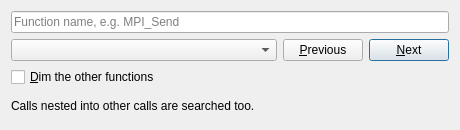
<?xml version="1.0" encoding="UTF-8"?>
<ui version="4.0">
 <class>FindFunctionDialog</class>
 <widget class="QDialog" name="FindFunctionDialog">
  <property name="geometry">
   <rect>
    <x>0</x>
    <y>0</y>
    <width>460</width>
    <height>130</height>
   </rect>
  </property>
  <property name="windowTitle">
   <string>Find function</string>
  </property>
  <layout class="QVBoxLayout" name="verticalLayout">
   <item>
    <widget class="QLineEdit" name="editName">
     <property name="placeholderText">
      <string>Function name, e.g. MPI_Send</string>
     </property>
    </widget>
   </item>
   <item>
    <layout class="QHBoxLayout" name="horizontalLayout">
     <item>
      <widget class="QComboBox" name="comboRank">
       <property name="sizePolicy">
        <sizepolicy hsizetype="Expanding" vsizetype="Fixed">
         <horstretch>1</horstretch>
         <verstretch>0</verstretch>
        </sizepolicy>
       </property>
      </widget>
     </item>
     <item>
      <widget class="QPushButton" name="buttonPrevious">
       <property name="text">
        <string>&amp;Previous</string>
       </property>
      </widget>
     </item>
     <item>
      <widget class="QPushButton" name="buttonNext">
       <property name="text">
        <string>&amp;Next</string>
       </property>
       <property name="default">
        <bool>true</bool>
       </property>
      </widget>
     </item>
    </layout>
   </item>
   <item>
    <widget class="QCheckBox" name="checkDim">
     <property name="text">
      <string>&amp;Dim the other functions</string>
     </property>
    </widget>
   </item>
   <item>
    <widget class="QLabel" name="labelStatus">
     <property name="minimumSize">
      <size>
       <width>420</width>
       <height>0</height>
      </size>
     </property>
     <property name="text">
      <string>Calls nested into other calls are searched too.</string>
     </property>
    </widget>
   </item>
  </layout>
 </widget>
 <resources/>
 <connections/>
</ui>
